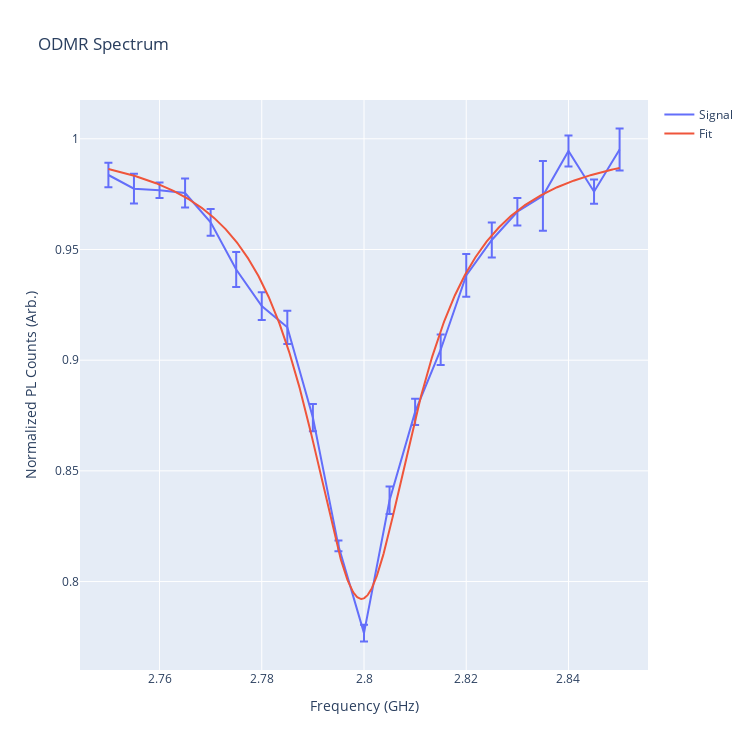

Write notebook code for a chart like this one.
### Code cell
fit, err = curve_fit(lorentzian, frequencies, normalized_rate_mean, p0=(2.65, 0.01, 0.05))

frequencies_fine = np.linspace(frequencies[0], frequencies[-1], 1000)

figure = go.Figure(data=[
    go.Scatter(x=frequencies, y=normalized_rate_mean, error_y=dict(type='data', array=normalized_rate_ste, visible=True), name="Signal"),
    go.Scatter(x=frequencies_fine, y=lorentzian(frequencies_fine, *fit), name="Fit"),
])

figure.update_layout(
    width=750,
    height=750,
    title='ODMR Spectrum',
    xaxis=dict(title='Frequency (GHz)'),
    yaxis=dict(title='Normalized PL Counts (Arb.)')
)
figure.show()

### Figure 1 — Plotly figure (JSON) as saved in the notebook; plotly's stock layout.template omitted (floating-point values rounded to 4 significant figures; data arrays with more than 128 entries replaced by an {"elided": "..."} marker saying what was removed)
{"data": [{"error_y": {"array": [0.005487, 0.006747, 0.003489, 0.006548, 0.006038, 0.00792, 0.006265, 0.007472, 0.006176, 0.002431, 0.003787, 0.006202, 0.005923, 0.006881, 0.00963, 0.00792, 0.006207, 0.01576, 0.007039, 0.005454, 0.009499], "type": "data", "visible": true}, "name": "Signal", "type": "scatter", "x": [2.75, 2.755, 2.76, 2.765, 2.77, 2.775, 2.78, 2.785, 2.79, 2.795, 2.8, 2.805, 2.81, 2.815, 2.82, 2.825, 2.83, 2.835, 2.84, 2.845, 2.85], "y": [0.9836, 0.9775, 0.9768, 0.9755, 0.9623, 0.941, 0.9244, 0.9148, 0.8741, 0.8161, 0.7767, 0.8367, 0.8767, 0.9047, 0.9383, 0.9543, 0.967, 0.9743, 0.9945, 0.9761, 0.9952]}, {"name": "Fit", "type": "scatter", "x": {"elided": "1000 float values"}, "y": {"elided": "1000 float values"}}], "layout": {"height": 750, "title": {"text": "ODMR Spectrum"}, "width": 750, "xaxis": {"title": {"text": "Frequency (GHz)"}}, "yaxis": {"title": {"text": "Normalized PL Counts (Arb.)"}}}}
